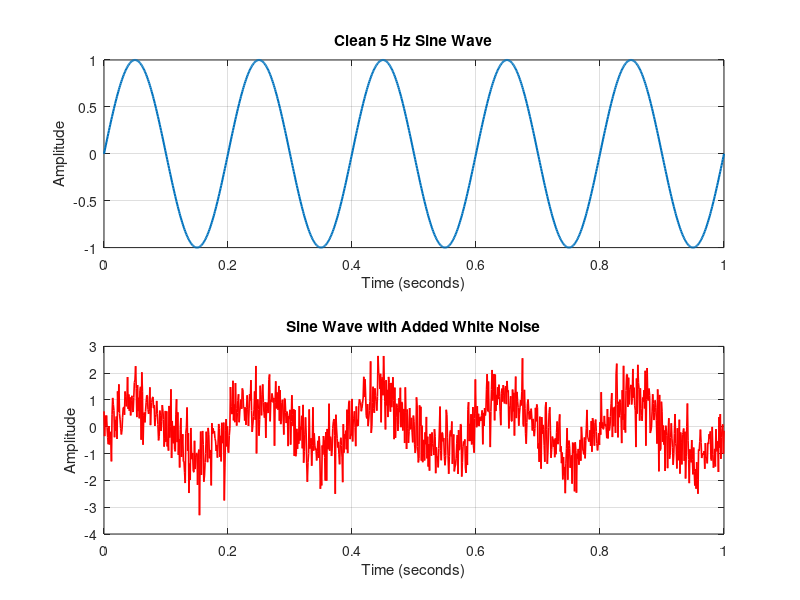

The MATLAB source for this figure:

fs = 1000;              % Sampling frequency
t = 0:1/fs:1;           % Time vector (1 second duration)

% Define arrays for 3 amplitudes and 3 frequencies
amplitudes = [0.50, 1, 2];
frequencies = [2, 5, 10]; 

% Generate the clean sine wave
y_clean = amplitudes(2) * sin(2 * pi * frequencies(2) * t);

% Generate noise and add it to the clean signal
noise_level = 0.67;      % Adjust this to make the noise stronger or weaker
noise = noise_level * randn(size(t)); 
y_noisy = y_clean + noise;

% Create the figure and subplots
figure;

% --- Top Subplot: Clean Signal ---
subplot(2, 1, 1);       % (2 rows, 1 column, position 1)
plot(t, y_clean, 'LineWidth', 1.5);
title(sprintf('Clean %.f Hz Sine Wave', frequencies(2)));
xlabel('Time (seconds)');
ylabel('Amplitude');
grid on;

% --- Bottom Subplot: Noisy Signal ---
subplot(2, 1, 2);       % (2 rows, 1 column, position 2)
plot(t, y_noisy, 'r', 'LineWidth', 1.2); % 'r' makes the line red
title('Sine Wave with Added White Noise');
xlabel('Time (seconds)');
ylabel('Amplitude');
grid on;

% 4. Loop to generate and plot each wave
% for i = 1:3
%     y = amplitudes(2) * sin(2 * pi * frequencies(2) * t);
% 
%     % Create the subplot grid (3 rows, 1 column, plot at position i)
%     subplot(3, 1, i);
% 
%     % Plot the signal
%     plot(t, y, 'LineWidth', 1.5);
% 
%     % Apply formatting
%     title(sprintf('Sine Wave: Amplitude = %.2f, Frequency = %.2f Hz', amplitudes(2), frequencies(2)));
%     xlabel('Time (seconds)');
%     ylabel('Amplitude');
%     grid on;
% end
